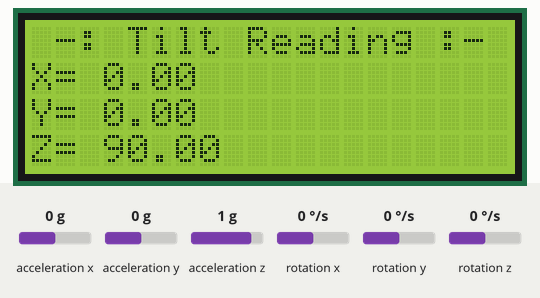
This sketch was run on a simulated Arduino Uno, built with avr-gcc and run on an emulated ATmega328P. Parts: 20×4 character LCD. Wiring (inferred from the names in the program): MPU-6050 motion sensor at I2C address 0x68. The test bench sets the inputs (shaded band); at power-on: acceleration z 1 g, acceleration x 0 g, acceleration y 0 g, rotation x 0 °/s, rotation y 0 °/s, rotation z 0 °/s. Storage starts empty; what the sketch prints to the serial monitor is not drawn.

Above: at 1.2 s.
1.3 s: acceleration z set to 0 g
At 2.6 s:
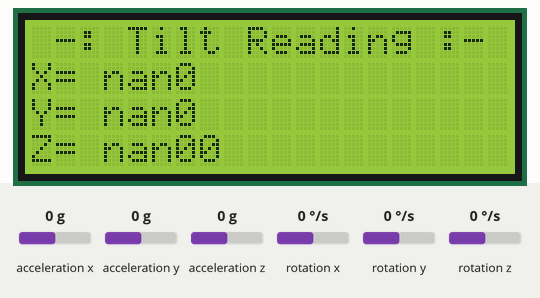
3.0 s: acceleration x set to -1.4 g
At 3.6 s:
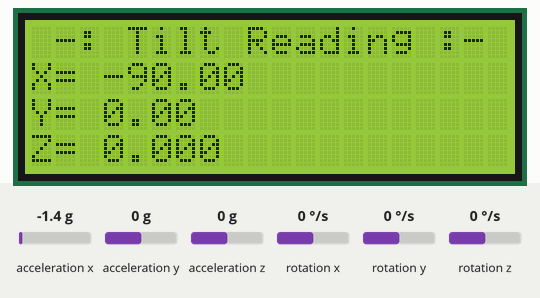
4.7 s: acceleration y set to -1.4 g
At 5.9 s:
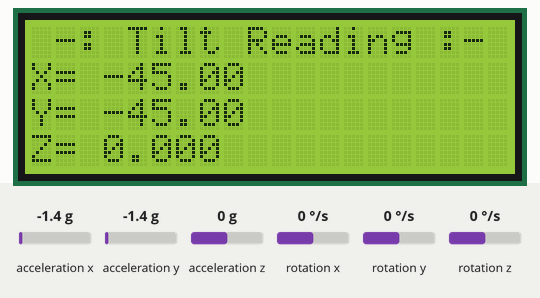
6.2 s: acceleration x set to -0.8 g
At 7.3 s:
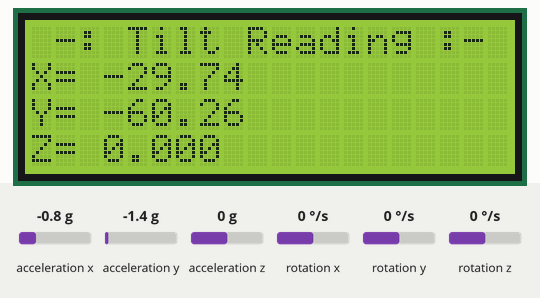
Timing chart, 0 to 8.9 s (numbered marks = the images above; inputs shaded):
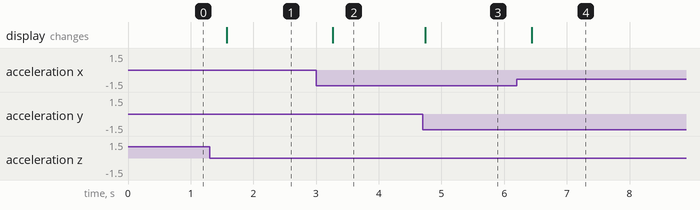

The sketch:

tilt.ino
```cpp
#include <LiquidCrystal.h>
#include <Wire.h>
#include <SPI.h>
#include <SD.h>
#include <math.h>
#define CS 10
#define MPU_addr 0x68    // I2C address of the MPU-6050
int16_t AcX, AcY, AcZ, Tmp, GyX, GyY, GyZ, td;
int ts;
double x, y, z, Ax, Ay, Az;
LiquidCrystal lcd(7, 6, 5, 4, 3, 2);
File file;
void init_LCD(void)
{
  lcd.begin(20, 4);
  lcd.setCursor(0,0);
  lcd.print(" -: Tilt Reading :- ");
}
void init_mpu6050(void)
{
  Wire.begin();
  Wire.beginTransmission(MPU_addr);
  Wire.write(0x6B);  // PWR_MGMT_1 register
  Wire.write(0);     // set to zero (wakes up the MPU-6050)
  Wire.endTransmission(true);
}
void init_SD_Module(void)
{
  if(!SD.begin(CS))
  {
    Serial.println("SD Card initialization failed");
    return;
  }
  if(SD.exists("log.txt"))
  {
    SD.remove("log.txt");
    Serial.println("Previous Log file removed");
  }
  file = SD.open("log.txt", FILE_WRITE);
  Serial.println("New Log File Created");
}
void setup(void)
{
  ts = 0;
  td = 0;
  Serial.begin(9600);
  while (!Serial);
  init_mpu6050();
  init_LCD();
  init_SD_Module();
  Serial.println("setup completed");
}
void read_mpu6050(void)
{
  Wire.beginTransmission(MPU_addr);
  Wire.write(0x3B);  // starting with register 0x3B (ACCEL_XOUT_H)
  Wire.endTransmission(false);
  Wire.requestFrom(MPU_addr,14,true);  // request a total of 14 registers
  AcX = (Wire.read() << 8 | Wire.read());  // 0x3B (ACCEL_XOUT_H) & 0x3C (ACCEL_XOUT_L)
  AcY = (Wire.read() << 8 | Wire.read());  // 0x3D (ACCEL_YOUT_H) & 0x3E (ACCEL_YOUT_L)
  AcZ = (Wire.read() << 8 | Wire.read());  // 0x3F (ACCEL_ZOUT_H) & 0x40 (ACCEL_ZOUT_L)
  Tmp = (Wire.read() << 8 | Wire.read());  // 0x41 (TEMP_OUT_H) & 0x42 (TEMP_OUT_L)
  GyX = (Wire.read() << 8 | Wire.read());  // 0x43 (GYRO_XOUT_H) & 0x44 (GYRO_XOUT_L)
  GyY = (Wire.read() << 8 | Wire.read());  // 0x45 (GYRO_YOUT_H) & 0x46 (GYRO_YOUT_L)
  GyZ = (Wire.read() << 8 | Wire.read());  // 0x47 (GYRO_ZOUT_H) & 0x48 (GYRO_ZOUT_L)
}
void write_file()
{
  String line = "";
  line += (String)ts;
  line += '.';
  line += (String)td;
  line += ":  ";
  line += (String)x;
  line += ", ";
  line += (String)y;
  line += ", ";
  line += (String)z;
  file.println(line);
}
void loop(void)
{
  read_mpu6050();
  Ax = (double)AcX / 16384.0, Ay = (double)AcY / 16384.0, Az = (double)AcZ / 16384.0;
  x = RAD_TO_DEG * atan(Ax / sqrt(Ay * Ay + Az * Az)), y = RAD_TO_DEG * atan(Ay / sqrt(Ax * Ax + Az * Az)), z = RAD_TO_DEG * atan(Az / sqrt(Ay * Ay + Ax * Ax));
  write_file();
  if(td == 0 || td == 4)
  {
    lcd.setCursor(0,1);
    lcd.print("X= ");
    lcd.print(x);
    lcd.setCursor(0,2);
    lcd.print("Y= ");
    lcd.print(y);
    lcd.setCursor(0,3);
    lcd.print("Z= ");
    lcd.print(z);
  }
  td++;
  if(td == 10)
  {
    td = 0;
    ts++;
    file.close();
    file = SD.open("log.txt", FILE_WRITE);
  }
  delay(100);
}
```

Measured:
- after the input at 1.3 s, the display: changes after 0.28 s (image 1)
- after the input at 3.0 s, the display: changes after 0.27 s (image 2)
- after the input at 4.7 s, the display: changes at once (image 3)
- after the input at 6.2 s, the display: changes after 0.24 s (image 4)
